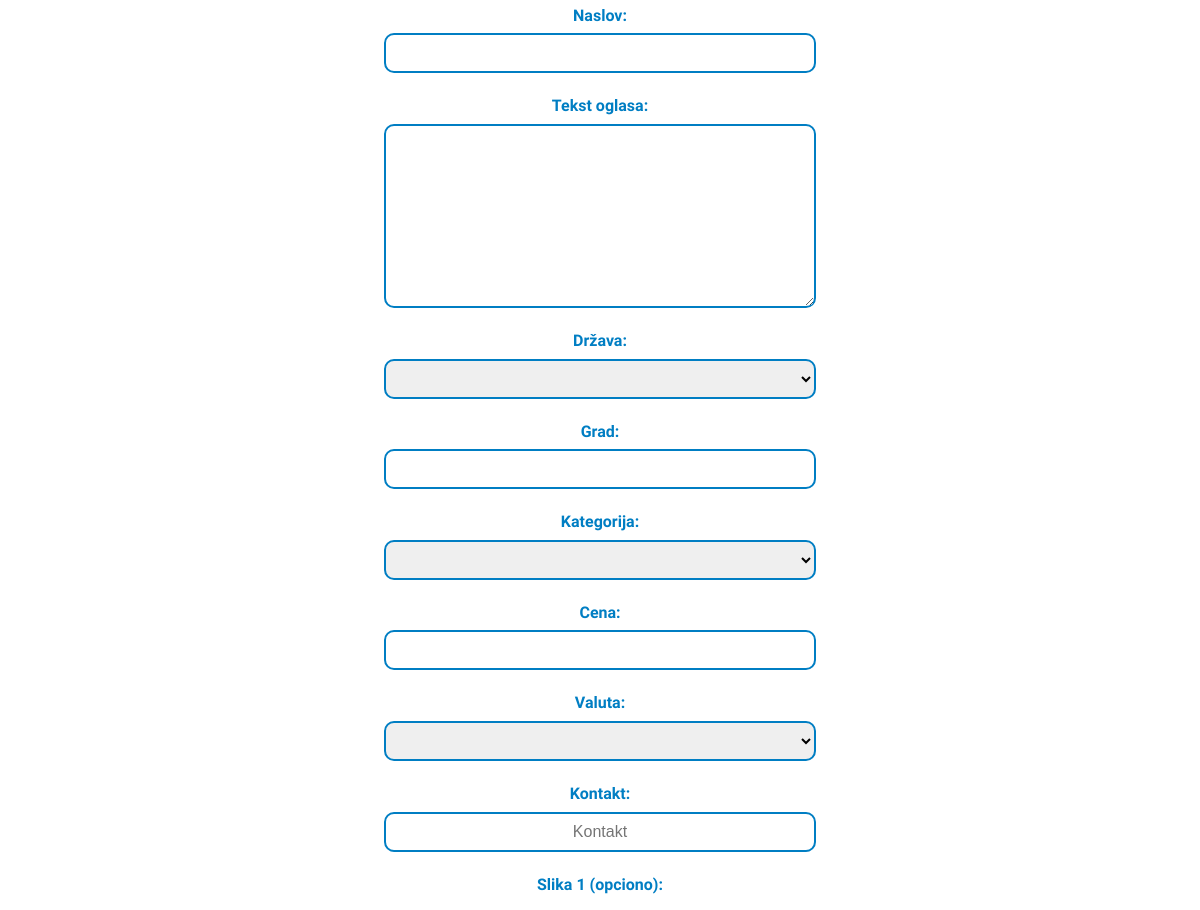
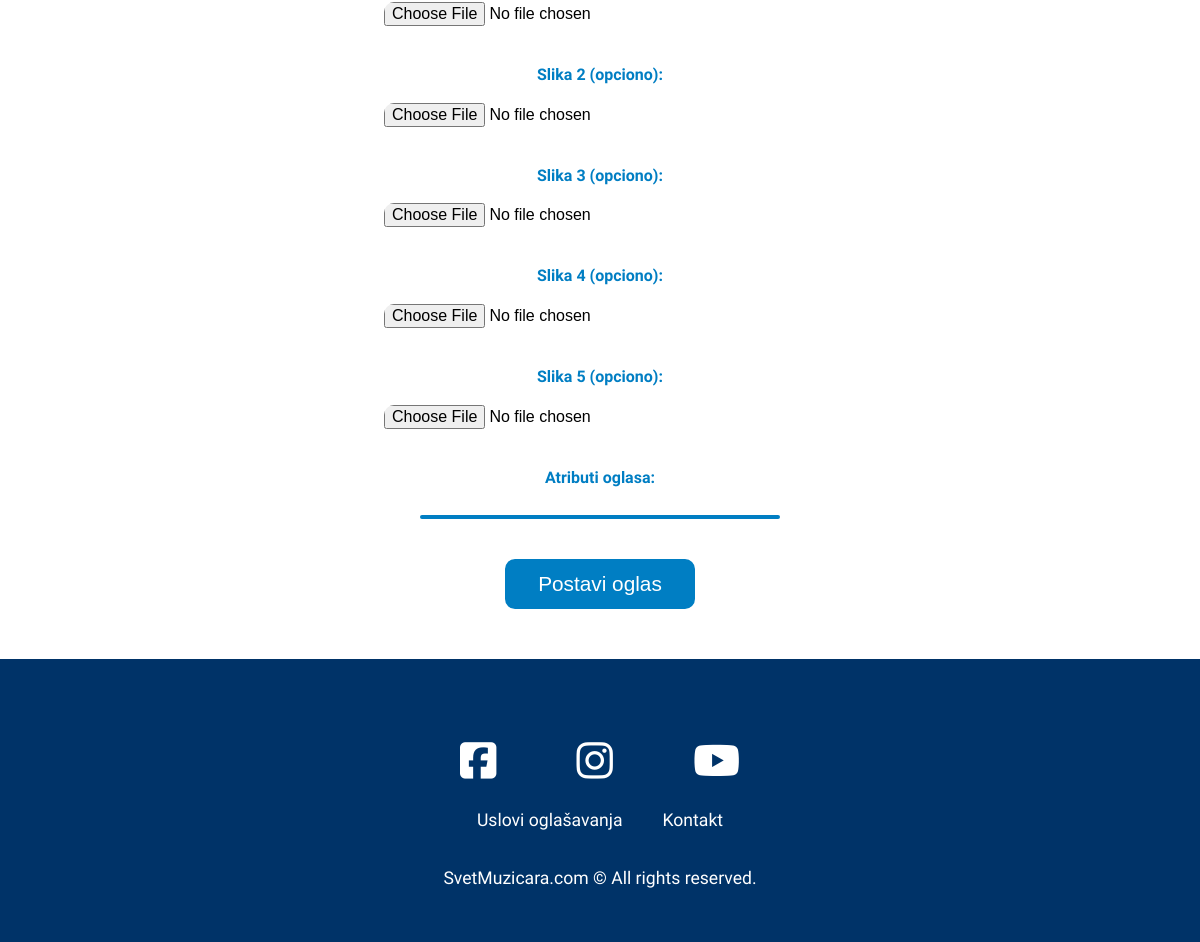
The app's page /view-insert-ad.php (signed in, lower part), older data (2 pictures, top to bottom).
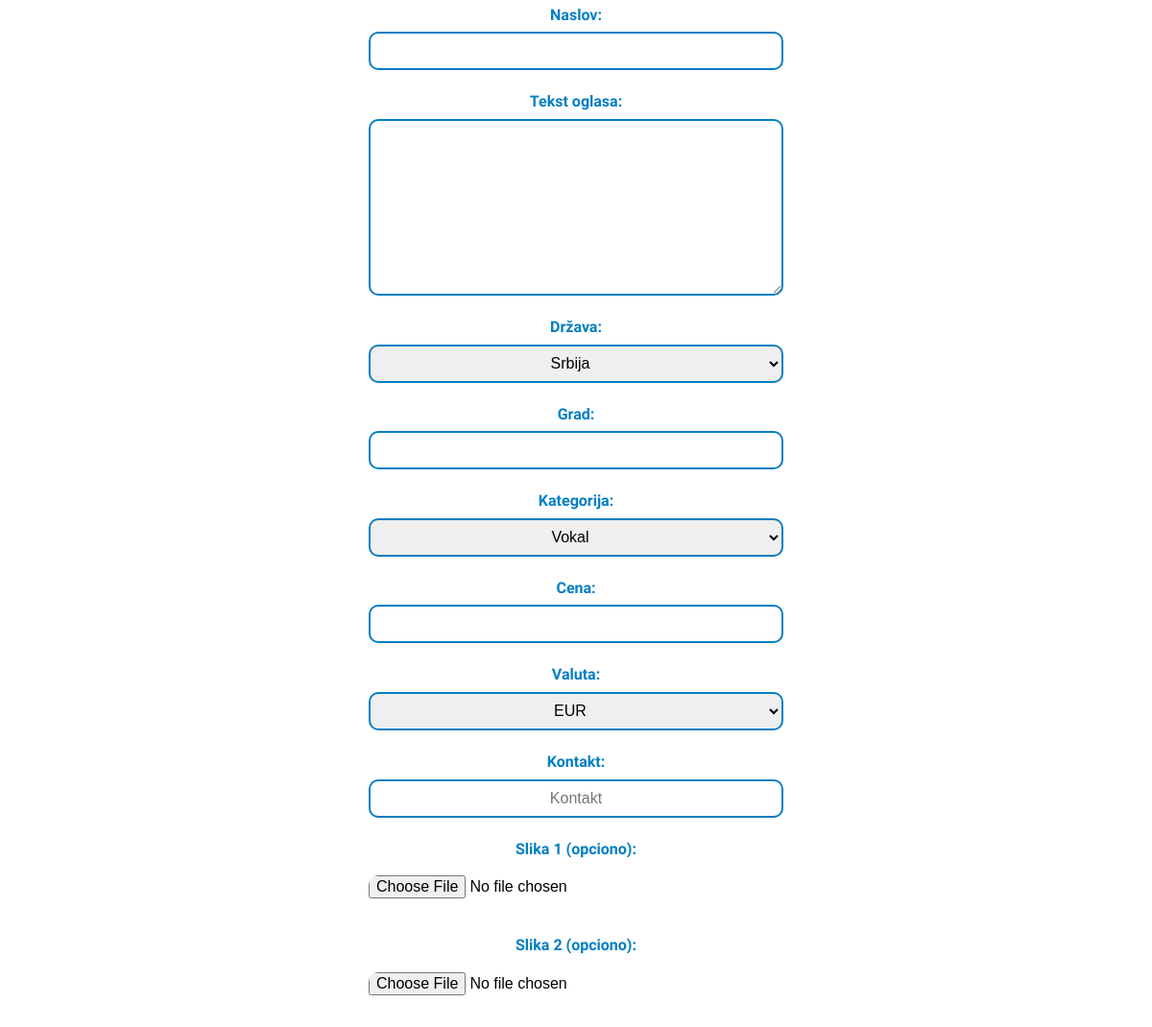
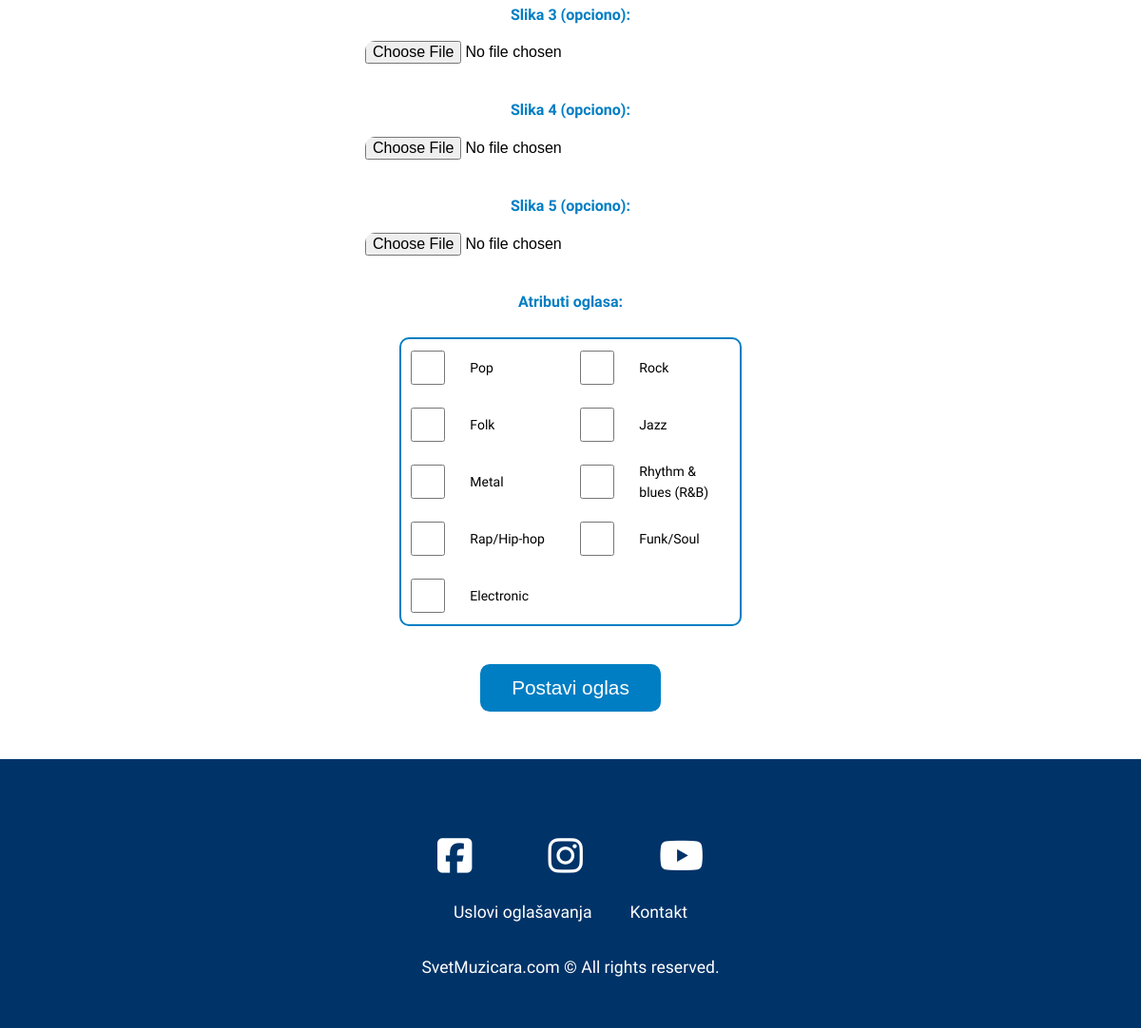
The same page, newer data (2 pictures, top to bottom).
### tables this page shows
CREATE TABLE sf_tag(
	tag_id int AUTO_INCREMENT PRIMARY KEY,
	name varchar(50) not null unique
);

### classes/Connection.php (called while the page is built)
<?php
    class Connection {
        public $host = 'localhost';
        public $dbname = 'svetmuzicara';
        public $username = 'root';
        public $password = '';
        public function connect(){
            try{
                return new PDO("mysql:host={$this->host};dbname={$this->dbname};charset=utf8",$this->username,$this->password);
            }
            catch(PDOException $e){
                echo 'Error'.$e->getMessage();
            }
        }
    }
?>

### instances-of-objects.php (called while the page is built, shortened)
<?php
    require 'classes/Connection.php';
    require 'classes/ConnectionBuilder.php';
    require 'classes/Ad.php';
    $conn = new Connection();
    $ad = new Ad($conn->connect());
?>

### classes/ConnectionBuilder.php (called while the page is built, shortened)
<?php
    class ConnectionBuilder{
        public function __construct($conn){
            $this->conn = $conn;
        }
    }
?>

### classes/Ad.php (called while the page is built, shortened)
<?php
    class Ad extends ConnectionBuilder{
        public function selectAdCategory(){
            $sql = "select *
                    from sf_ad_category c
                    order by c.ad_category_id ";
            $query = $this->conn->prepare($sql);
            $query->execute();
            $result = $query->fetchAll(PDO::FETCH_OBJ);
            return $result;
        }
        public function selectAdCountry(){
            $sql = "select *
                    from sf_country c
                    where c.name <> 'nepoznato'
                    order by c.country_id ";
            $query = $this->conn->prepare($sql);
            $query->execute();
            $result = $query->fetchAll(PDO::FETCH_OBJ);
            return $result;
        }
        public function selectAdCurrency(){
            $sql = "select *
                    from sf_currency c
                    order by c.currency_id ";
            $query = $this->conn->prepare($sql);
            $query->execute();
            $result = $query->fetchAll(PDO::FETCH_OBJ);
            return $result;
        }
        public function selectAdTag(){
            $sql = "select *
                    from sf_tag t
                    order by t.tag_id ";
            $query = $this->conn->prepare($sql);
            $query->execute();
            $result = $query->fetchAll(PDO::FETCH_OBJ);
            return $result;
        }
    }
?>

### view-insert-ad.php (the view, shortened to what this page needs)
<?php require 'instances-of-objects.php'; ?>
<?php require 'partials/header.php'; ?>
<section class="insertAdForm container" id="insertAdForm">
    <form action="controller/insert-ad.php" method="POST" autocomplete="on" enctype="multipart/form-data">
        <h3>Naslov:</h3>
        <input type="text" name="title" placeholder="" required>
        <h3>Tekst oglasa:</h3>
        <textarea name="text" id="" cols="40" rows="10" placeholder="" required></textarea>
        <h3>Država:</h3>
        <select name="countryId" id="">
            <?php  $result = $ad->selectAdCountry(); foreach($result as $x):  ?>
                <option value=<?php echo $x->country_id; ?> class="form-control"><?php echo $x->name; ?></option>
            <?php endforeach; ?>
        </select>
        <h3>Grad:</h3>
        <input type="text" name="city" placeholder="" required>
        <h3>Kategorija:</h3>
        <select name="categoryId" id="">
            <?php  $result = $ad->selectAdCategory(); foreach($result as $x):  ?>
                <option value=<?php echo $x->ad_category_id; ?> class="form-control"><?php echo $x->name; ?></option>
            <?php endforeach; ?>
        </select>
        <h3>Cena:</h3>
        <input type="number" name="price" placeholder="">
        <h3>Valuta:</h3>
        <select name="currencyId" id="">
            <?php  $result = $ad->selectAdCurrency(); foreach($result as $x):  ?>
                <option value=<?php echo $x->currency_id; ?> class="form-control"><?php echo $x->name; ?></option>
            <?php endforeach; ?>
        </select>
        <h3>Kontakt:</h3>
        <input type="text" name="contact" placeholder="Kontakt">
        <h3>Slika 1 (opciono):</h3>
        <input class="uploadImage" type="file" name="file1">
        <h3>Slika 2 (opciono):</h3>
        <input class="uploadImage" type="file" name="file2">
        <h3>Slika 3 (opciono):</h3>
        <input class="uploadImage" type="file" name="file3">
        <h3>Slika 4 (opciono):</h3>
        <input class="uploadImage" type="file" name="file4">
        <h3>Slika 5 (opciono):</h3>
        <input class="uploadImage" type="file" name="file5">
        <h3>Atributi oglasa:</h3>
        <section class="checkBox">
            <?php  $result = $ad->selectAdTag(); foreach($result as $x):  ?>
                <div>
                    <input type="checkbox" name=<?php echo $x->name; ?> value=<?php echo $x->tag_id; ?> >
                    <label for=<?php echo $x->name; ?>><?php echo ' '.$x->name; ?></label><br>
                </div>
            <?php endforeach; ?>
        </section>
        <button type="submit" name="submit">Postavi oglas</button>
    </form>
</section>
<?php require 'partials/footer.php'; ?>

### partials/header.php (shortened to what this page needs)
<!DOCTYPE html>
<html lang="en">
<head>
    <link rel="stylesheet" href="css/style.css">
</head>
<body>

### partials/footer.php (shortened to what this page needs)
    <footer>
        <section class="footerSection1 container2">
            <ul>
                <li><a href=""><i class="fab fa-facebook-square"></i></a></li>
                <li><a href=""><i class="fab fa-instagram"></i></a></li>
                <li><a href=""><i class="fab fa-youtube"></i></a></li>
            </ul>
        </section>
        <section class=" footerSection2 container2">
            <ul>
                <li><a href="view-contact.php">Uslovi oglašavanja</a></li>
                <li><a href="view-contact.php">Kontakt</a></li>
            </ul>
            <p>SvetMuzicara.com &copy; All rights reserved.</p>
        </section>
    </footer>
</body>
</html>

### css/style.css (style rules this page uses)
* { padding: 0; margin: 0; -webkit-box-sizing: border-box; box-sizing: border-box; }
body { font-family: "PT Sans", sans-serif; line-height: 1.6; font-size: 14px; }
ul { list-style-type: none; }
a { text-decoration: none; }
.container { width: 60%; margin: auto; }
.container2 { width: 30%; margin: auto; }
.insertAdForm { padding: 50px 0; }
.insertAdForm form { display: -webkit-box; display: -ms-flexbox; display: flex; -ms-flex-wrap: wrap; flex-wrap: wrap; -webkit-box-pack: justify; -ms-flex-pack: justify; justify-content: space-between; -webkit-box-align: center; -ms-flex-align: center; align-items: center; -webkit-box-orient: vertical; -webkit-box-direction: normal; -ms-flex-direction: column; flex-direction: column; }
.insertAdForm form input, .insertAdForm form textarea, .insertAdForm form select { margin-bottom: 20px; border: 2px solid #007ec3; font-size: 16px; width: 60%; border-radius: 10px; }
.insertAdForm form input { text-align: center; height: 40px; border-radius: 10px; }
.insertAdForm form select { text-align: center; height: 40px; border-radius: 10px; }
.insertAdForm form h3 { text-align: left; font-size: 1rem; color: #007ec3; margin-bottom: 5px; }
.insertAdForm form .uploadImage { border: none; margin-top: 10px; border-radius: 10px; }
.insertAdForm form .checkBox { border: 2px solid #007ec3; margin-top: 20px; margin-bottom: 20px; width: 50%; border-radius: 10px; display: -webkit-box; display: -ms-flexbox; display: flex; -ms-flex-wrap: wrap; flex-wrap: wrap; -webkit-box-pack: justify; -ms-flex-pack: justify; justify-content: space-between; -webkit-box-align: center; -ms-flex-align: center; align-items: center; -webkit-box-orient: horizontal; -webkit-box-direction: normal; -ms-flex-direction: row; flex-direction: row; }
.insertAdForm form .checkBox div { width: 50%; display: -webkit-box; display: -ms-flexbox; display: flex; -ms-flex-wrap: wrap; flex-wrap: wrap; -webkit-box-pack: justify; -ms-flex-pack: justify; justify-content: space-between; -webkit-box-align: center; -ms-flex-align: center; align-items: center; -webkit-box-orient: horizontal; -webkit-box-direction: normal; -ms-flex-direction: row; flex-direction: row; }
.insertAdForm form .checkBox div input { text-align: center; margin: 10px; width: 20%; }
.insertAdForm form .checkBox div label { text-align: left; width: 50%; }
.insertAdForm form button { padding: 10px 30px; border: 3px solid #007ec3; color: white; background: #007ec3; font-size: 1.3rem; border-radius: 10px; border-radius: 0px; margin-top: 20px; border-radius: 10px; }
footer { padding: 50px 0; background-color: #003368; display: -webkit-box; display: -ms-flexbox; display: flex; -ms-flex-wrap: wrap; flex-wrap: wrap; -webkit-box-pack: justify; -ms-flex-pack: justify; justify-content: space-between; -webkit-box-align: center; -ms-flex-align: center; align-items: center; -webkit-box-orient: vertical; -webkit-box-direction: normal; -ms-flex-direction: column; flex-direction: column; }
footer .footerSection1 { margin-top: 20px; }
footer .footerSection1 ul { display: -webkit-box; display: -ms-flexbox; display: flex; -ms-flex-wrap: wrap; flex-wrap: wrap; -ms-flex-pack: distribute; justify-content: space-around; -webkit-box-align: center; -ms-flex-align: center; align-items: center; -webkit-box-orient: horizontal; -webkit-box-direction: normal; -ms-flex-direction: row; flex-direction: row; }
footer .footerSection1 ul li { font-size: 2.6rem; }
footer .footerSection1 ul li a { color: white; }
footer .footerSection1 ul li a i { color: white; }
footer .footerSection2 { margin-top: 10px; display: -webkit-box; display: -ms-flexbox; display: flex; -ms-flex-wrap: wrap; flex-wrap: wrap; -webkit-box-pack: justify; -ms-flex-pack: justify; justify-content: space-between; -webkit-box-align: center; -ms-flex-align: center; align-items: center; -webkit-box-orient: vertical; -webkit-box-direction: normal; -ms-flex-direction: column; flex-direction: column; }
footer .footerSection2 ul { display: -webkit-box; display: -ms-flexbox; display: flex; -ms-flex-wrap: wrap; flex-wrap: wrap; -webkit-box-pack: justify; -ms-flex-pack: justify; justify-content: space-between; -webkit-box-align: center; -ms-flex-align: center; align-items: center; -webkit-box-orient: horizontal; -webkit-box-direction: normal; -ms-flex-direction: row; flex-direction: row; }
footer .footerSection2 ul li a { color: white; font-size: 1.1rem; padding: 0 20px; }
footer .footerSection2 p { color: white; font-size: 1.1rem; margin-top: 30px; }

Row changes from the older to the newer data that the page shows:
added sf_tag: name "Pop"
added sf_tag: name "Rock"
added sf_tag: name "Folk"
added sf_tag: name "Jazz"
added sf_tag: name "Metal"
added sf_tag: name "Rhythm & blues (R&B)"
added sf_tag: name "Rap/Hip-hop"
added sf_tag: name "Funk/Soul"
added sf_tag: name "Electronic"
Text that changed along with them:
form field countryId: (not shown) → "Srbija"
form field categoryId: (not shown) → "Vokal"
form field currencyId: (not shown) → "EUR"
